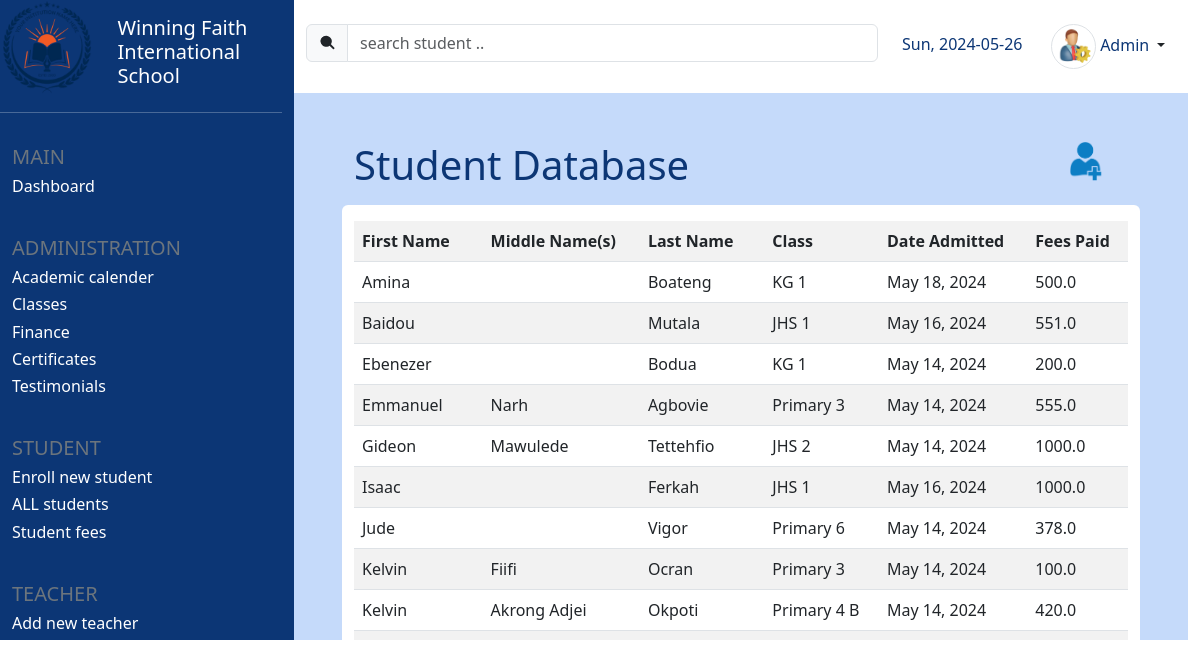
The app's page /students (signed in) with its own data.
### core/models.py (models this page shows, shortened)
class Student(models.Model):
    id = models.UUIDField(primary_key=True, default=uuid.uuid4)
    fname = models.CharField(max_length=25)
    lname = models.CharField(max_length=25)
    other_names = models.CharField(max_length=100, blank=True)
    fees_paid = models.FloatField()
    fees_rem = models.FloatField(default=0.0)
    is_owing = models.BooleanField(default=False)
    date_enrolled = models.DateField(default=datetime.now)
    classroom = models.CharField(max_length=25)
    category = models.CharField(max_length=25)

### core/views.py (the view)
# urls.py: path('students', views.display_students, name='students'),
@login_required(login_url='login')
def display_students(request):
    students = Student.objects.all().order_by('fname', 'lname')
    context = {
        'students': students
    }
    return render(request, 'student_info.html', context)

### templates/student_info.html
{% extends 'index.html' %}
{% load static %}
{% block content %}
<div class="container-fluid row home mt-4 p-5">
    {% block db_table_header %}
    <div class="row mb-3 w-100">
        <div class="col col-lg-6">
            <h5 class="d-inline blue-text display-6">
                {% block db_table_header_text %}
                Student Database
                {% endblock %}
            </h5>
        </div>
        <div class="col col-lg-6">
            <span class="d-inline float-end">
                {% block db_table_header_icon %}
                <a href="{% url 'enroll' %}" class="text-decoration-none" title="new student">
                        <img src="{% static 'add_student.png' %}" width="35" height="35" class="img-fluid">
                </a>
                {% endblock db_table_header_icon %}
            </span>
        </div>
    </div>
    {% endblock db_table_header %}
    <div class="container bg-white rounded pt-3 pb-4">
        <div class="" style="height: 450px; overflow-y: auto;">
            {% block db_table %}
            <table class="table table-striped">
                <tr>
                    <th>First Name</th>
                    <th>Middle Name(s)</th>
                    <th>Last Name</th>
                    <th>Class</th>
                    <th>Date Admitted</th>
                    <th>Fees Paid</th>
                </tr>
                {% for student in students %}
                <tr>
                    <td>{{student.fname}}</td>
                    <td>{{student.other_names}}</td>
                    <td>{{student.lname}}</td>
                    <td>{{student.classroom}}</td>
                    <td>{{student.date_enrolled}}</td>
                    <td>{{student.fees_paid}}</td>
                </tr>
                {% endfor %}
            </table>
            {% endblock db_table %}
        </div>
    </div>
</div>
{% endblock content %}

### templates/index.html (shortened to what this page needs)
{% load static %}
<!DOCTYPE html>
<html lang="en">
<head>
    <link rel="stylesheet" href="{% static 'styles.css' %}">
    <link rel="stylesheet" href="https://cdn.jsdelivr.net/npm/bootstrap@5.3.0-alpha1/dist/css/bootstrap.min.css">
</head>
<body>
    <div class="row" style="height: 100vh;">
        <div class="container-fluid col col-lg-3 pb-5" style="background-color: #0c3675; height: 40rem; overflow-y: auto;">
            <div class="row w-100">
                <div class="col-lg-5 logo">
                    <img src="{% static 'new-logo.png' %}" alt="" class="img-fluid" height="55">
                </div>
                <div class="col-lg-7 school-name mt-3">
                    <a href="{% url 'index' %}" class="text-decoration-none"><h5 class="text-white">Winning Faith International School</h5></a>
                </div>
            </div><hr class="text-white">
            <div class="container row">
                <div class=" mt-3 mb-3">
                    <h5 class="text-secondary">MAIN</h5>
                    <a href="{% url 'index' %}" class="text-decoration-none"><h6 class="text-white">Dashboard</h6></a>
                </div>
                <div class="mt-3 mb-3">
                    <h5 class="text-secondary">ADMINISTRATION</h5>
                    <h6 class="text-white">Academic calender</h6>
                    <a href="{% url 'classes' %}" class="text-decoration-none"><h6 class="text-white">Classes</h6></a>
                    <a href="{% url 'finance' %}" class="text-decoration-none"><h6 class="text-white">Finance</h6></a>
                    <h6 class="text-white">Certificates</h6>
                    <h6 class="text-white">Testimonials</h6>
                </div>
                <div class="mt-3 mb-3">
                    <h5 class="text-secondary">STUDENT</h5>
                    <a href="{% url 'enroll' %}" class="text-decoration-none"><h6 class="text-white">Enroll new student</h6></a>
                    <a href="{% url 'students' %}" class="text-decoration-none"><h6 class="text-white">ALL students</h6></a>
                    <a href="{% url 'student_fees' %}" class="text-decoration-none"><h6 class="text-white">Student fees</h6></a>
                </div>
                <div class="mt-3 mb-3">
                    <h5 class="text-secondary">TEACHER</h5>
                    <a href="{% url 'add_teacher' %}" class="text-decoration-none"><h6 class="text-white">Add new teacher</h6></a>
                </div>
            </div>
        </div>
        <div class="container-fluid col-lg-9 pt-2" style="height: 40rem; overflow-y: auto;">
            <div class="row w-100 bg-white pt-3">
                <div class="col-lg-8">
                    <div class="input-group mb-1">
                        <span class="input-group-text">
                        </span>
                        <input type="search" class="form-control" placeholder="search student .." aria-label="Search" aria-describedby="button-addon2">
                      </div>
                </div>
                <div class="col-lg-2 mt-2 blue-text fw-light" id="dateDiv"></div>
                <div class="col-lg-2" style="float: inline-end;">
                    <div class="nav-item dropdown">
                        <a class="nav-link dropdown-toggle blue-text" data-bs-toggle="dropdown" href="#" role="button" aria-expanded="false">
                            <img src="{% static 'admin.webp' %}" alt="profile_img" class="img-fluid rounded-circle border" width="45" height="45">
                            <p class="d-inline blue-text ">Admin</p>
                        </a>
                    </div>
                </div>
            </div>
            {% block content %}{% endblock content %}
        </div>
    </div>
</body>
</html>

### static/styles.css (style rules this page uses)
.blue-text { color: #0c3675; }
.home { background-color: #c5dafa; }

### records on screen
Student: fname "Amina", lname "Boateng", classroom "KG 1", date_enrolled "May 18, 2024", fees_paid "500.0"
Student: fname "Baidou", lname "Mutala", classroom "JHS 1", date_enrolled "May 16, 2024", fees_paid "551.0"
Student: fname "Ebenezer", lname "Bodua", classroom "KG 1", date_enrolled "May 14, 2024", fees_paid "200.0"
Student: fname "Emmanuel", other_names "Narh", lname "Agbovie", classroom "Primary 3", date_enrolled "May 14, 2024", fees_paid "555.0"
Student: fname "Gideon", other_names "Mawulede", lname "Tettehfio", classroom "JHS 2", date_enrolled "May 14, 2024", fees_paid "1000.0"
Student: fname "Isaac", lname "Ferkah", classroom "JHS 1", date_enrolled "May 16, 2024", fees_paid "1000.0"
Student: fname "Jude", lname "Vigor", classroom "Primary 6", date_enrolled "May 14, 2024", fees_paid "378.0"
Student: fname "Kelvin", other_names "Fiifi", lname "Ocran", classroom "Primary 3", date_enrolled "May 14, 2024", fees_paid "100.0"
Student: fname "Kelvin", other_names "Akrong Adjei", lname "Okpoti", classroom "Primary 4 B", date_enrolled "May 14, 2024", fees_paid "420.0"
